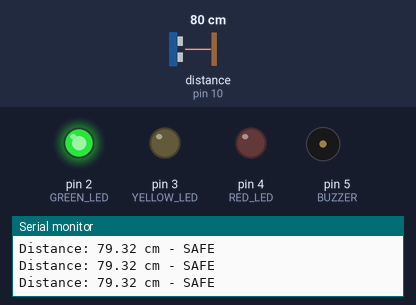
This sketch was run on a simulated Arduino Uno, built with avr-gcc and run on an emulated ATmega328P. Shown: output pins drawn as LEDs (lit = HIGH), buzzer (waves = sounding, pin HIGH), the last lines printed to the serial monitor. Wiring (inferred from the names in the program): ultrasonic range finder: trigger pin 9; echo pin 10. Dashed ring = blinking. Inputs (shaded band) come from the test bench; at power-on: distance to the obstacle (sensor on pin 10) 80 cm. The echo pulse lasts 58.3 µs per cm; pins used as bus, display or sensor lines are not drawn.

Above: at 1.2 s.
1.3 s: distance to the obstacle (sensor on pin 10) set to 54 cm
2.8 s: distance to the obstacle (sensor on pin 10) set to 45 cm
At 3.2 s:
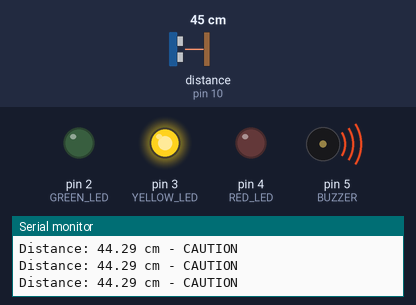
5.8 s: distance to the obstacle (sensor on pin 10) set to 23 cm
8.8 s: distance to the obstacle (sensor on pin 10) set to 18 cm
At 8.99 s:
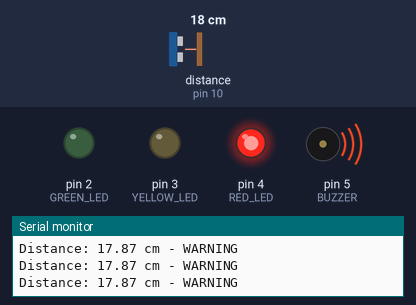
11.8 s: distance to the obstacle (sensor on pin 10) set to 12 cm
At 11.83 s:
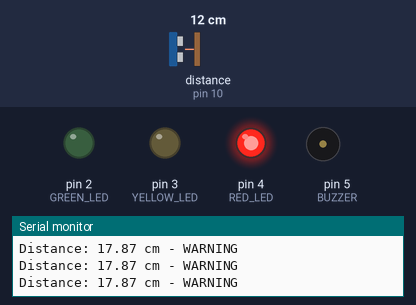
14.8 s: distance to the obstacle (sensor on pin 10) set to 9 cm
At 15.12 s:
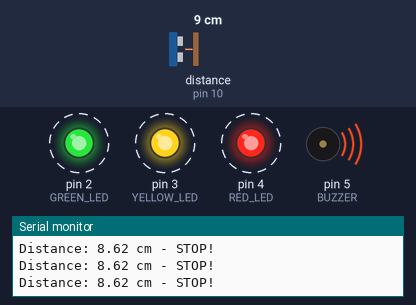
Timing chart, 0 to 18.8 s (numbered marks = the images above; inputs shaded):
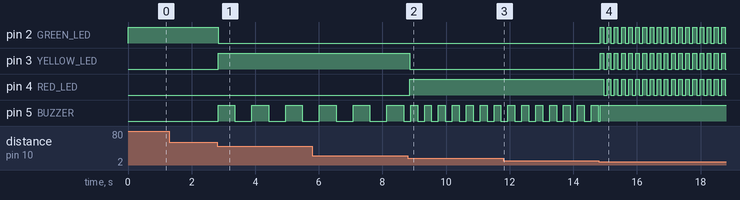

The sketch:

ultrasonic_parking_sensor.ino
```cpp
/*
  Ultrasonic Parking Sensor
  Name - Rajan Nanda
  Date - 6-7-2026
  HC-SR04 Distance Alert System
  Uses millis() for non-blocking timing
*/

#define TRIG_PIN 9
#define ECHO_PIN 10

#define GREEN_LED 2
#define YELLOW_LED 3
#define RED_LED 4

#define BUZZER 5

unsigned long previousBuzzerMillis = 0;
unsigned long previousFlashMillis = 0;

bool buzzerState = false;
bool flashState = false;

void setup() {
  Serial.begin(9600);

  pinMode(TRIG_PIN, OUTPUT);
  pinMode(ECHO_PIN, INPUT);

  pinMode(GREEN_LED, OUTPUT);
  pinMode(YELLOW_LED, OUTPUT);
  pinMode(RED_LED, OUTPUT);

  pinMode(BUZZER, OUTPUT);
}

void loop() {

  // Trigger ultrasonic pulse
  digitalWrite(TRIG_PIN, LOW);
  delayMicroseconds(2);

  digitalWrite(TRIG_PIN, HIGH);
  delayMicroseconds(10);

  digitalWrite(TRIG_PIN, LOW);

  long duration = pulseIn(ECHO_PIN, HIGH);

  // Distance formula
  float distance = (duration * 0.034) / 2;

  Serial.print("Distance: ");
  Serial.print(distance);
  Serial.print(" cm - ");

  unsigned long currentMillis = millis();

  // SAFE (>50 cm)
  if (distance > 50) {

    Serial.println("SAFE");

    digitalWrite(GREEN_LED, HIGH);
    digitalWrite(YELLOW_LED, LOW);
    digitalWrite(RED_LED, LOW);

    digitalWrite(BUZZER, LOW);

  }

  // CAUTION (20–50 cm)
  else if (distance > 20 && distance <= 50) {

    Serial.println("CAUTION");

    digitalWrite(GREEN_LED, LOW);
    digitalWrite(YELLOW_LED, HIGH);
    digitalWrite(RED_LED, LOW);

    if (currentMillis - previousBuzzerMillis >= 500) {
      previousBuzzerMillis = currentMillis;
      buzzerState = !buzzerState;
      digitalWrite(BUZZER, buzzerState);
    }

  }

  // WARNING (10–20 cm)
  else if (distance >= 10 && distance <= 20) {

    Serial.println("WARNING");

    digitalWrite(GREEN_LED, LOW);
    digitalWrite(YELLOW_LED, LOW);
    digitalWrite(RED_LED, HIGH);

    if (currentMillis - previousBuzzerMillis >= 200) {
      previousBuzzerMillis = currentMillis;
      buzzerState = !buzzerState;
      digitalWrite(BUZZER, buzzerState);
    }

  }

  // DANGER (<10 cm)
  else {

    Serial.println("STOP!");

    digitalWrite(BUZZER, HIGH);

    if (currentMillis - previousFlashMillis >= 100) {

      previousFlashMillis = currentMillis;

      flashState = !flashState;

      digitalWrite(GREEN_LED, flashState);
      digitalWrite(YELLOW_LED, flashState);
      digitalWrite(RED_LED, flashState);
    }

  }

}
```

Measured:
- the behaviour switches between 51 and 50 cm on distance to the obstacle (sensor on pin 10) (found by bisection; images 0 and 1)
- the behaviour switches between 21 and 20 cm on distance to the obstacle (sensor on pin 10) (found by bisection; images 1 and 2)
- the behaviour switches between 11 and 10 cm on distance to the obstacle (sensor on pin 10) (found by bisection; images 3 and 4)
- after the input at 2.8 s, pin 2 (GREEN_LED): HIGH → LOW at once; pin 3 (YELLOW_LED): LOW → HIGH at once; pin 5 (BUZZER): alternates HIGH for 0.53 s and LOW for 0.53 s, starting at once
- after the input at 8.8 s, pin 3 (YELLOW_LED): HIGH → LOW after 0.05 s; pin 4 (RED_LED): LOW → HIGH after 0.05 s; pin 5 (BUZZER): alternates HIGH for 0.22 s and LOW for 0.22 s, starting after 0.09 s
- after the input at 14.8 s, pin 2 (GREEN_LED), pin 3 (YELLOW_LED): alternates HIGH for 0.11 s and LOW for 0.11 s, starting at once; pin 4 (RED_LED): alternates HIGH for 0.11 s and LOW for 0.11 s, starting after 0.15 s
